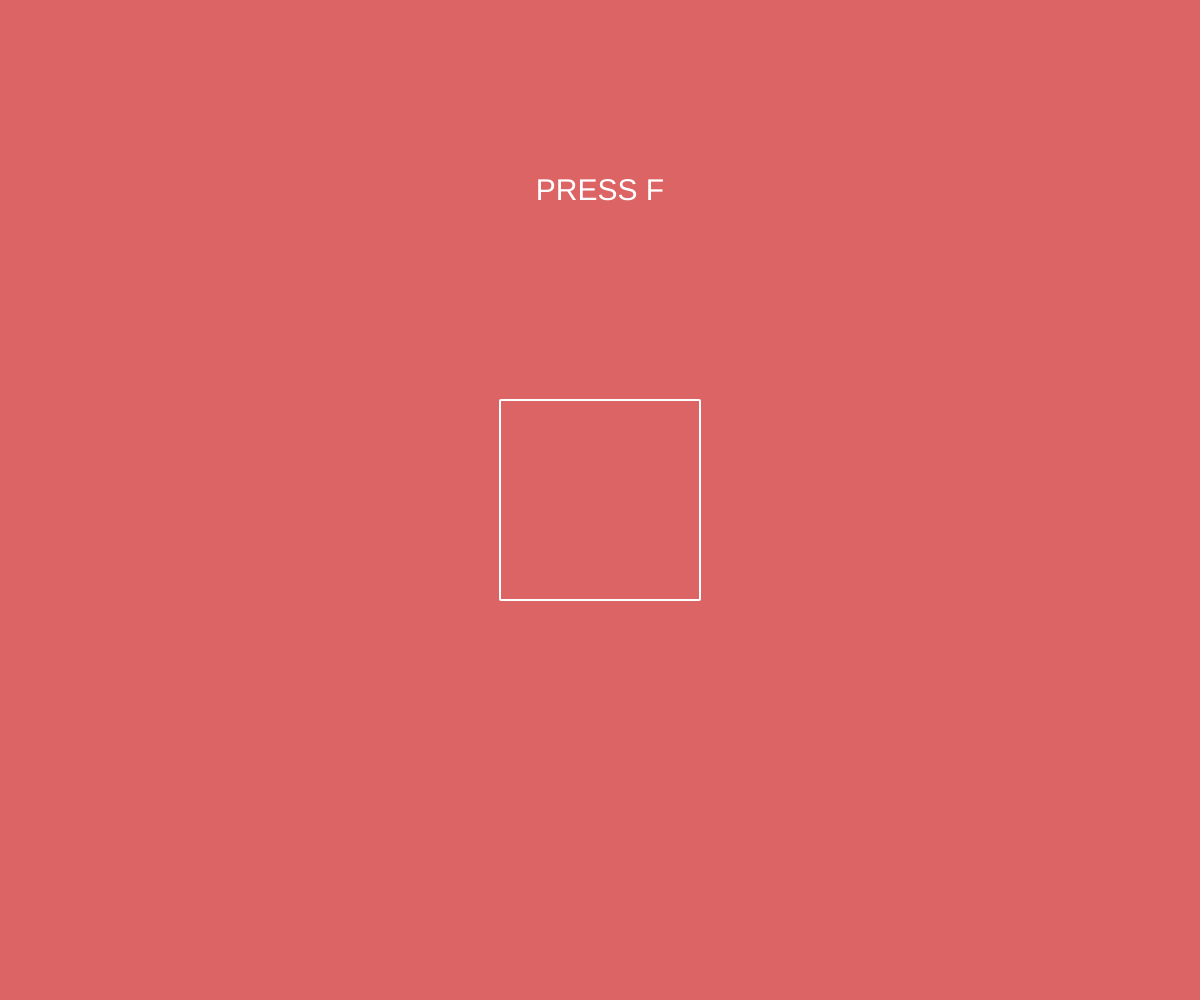
Frame 1 (no input)
Frame 60 (no input): identical to frame 1, image omitted
Frame 120 (the mouse pressed at the canvas centre since frame 60): identical to frame 1, image omitted

The p5.js sketch that drew this single still picture (run headless with seeded random() and noise() and a simulated clock; from frame 60 on, the mouse is pressed at the canvas centre):

// p5.js sketch
// ── sketch.js
let keyCount = 0;
let rad = 1;
let tf = false;

function setup() {
  createCanvas(windowWidth, windowHeight);
  rectMode(CENTER);
}

function draw() {
  background(220,100,100);

  if (keyCount % 2 == 0) {
    tf = false;
  } else {
    tf = true;
  }

  if (tf == false) {
    rad = rad - 1;
    if (rad < 1) {
      rad = 1;
    }
  } else {
    rad = rad + 1;
    if (rad > 100) {
      rad = 100;
    }
  }
  stroke(255);
  strokeWeight(2);
  noFill();
  rect(width / 2, height / 2, 200, 200, rad);

  noStroke();
  fill(255);
  textSize(30);
  textAlign(CENTER);
  text('PRESS F', width / 2, height / 2 - 300)

  console.log(tf);
  console.log(keyCount);
}

function keyPressed() {
  if (key === "f") {
    keyCount++;
  }
}
